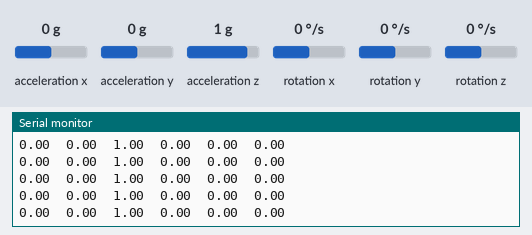
Recording of a sketch running on a simulated Arduino Nano 33 BLE. Shown: the last lines printed to the serial monitor. The test bench sets the inputs (shaded band); at power-on: acceleration x 0 g, acceleration y 0 g, acceleration z 1 g, rotation x 0 °/s, rotation y 0 °/s, rotation z 0 °/s.

Above: at 1.2 s.
1.3 s: acceleration x set to -1.4 g
At 2.0 s:
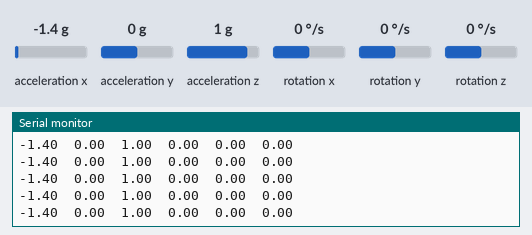
4.3 s: acceleration y set to -1.4 g
At 4.8 s:
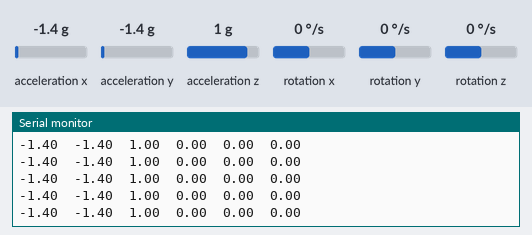
5.8 s: acceleration z set to -1.4 g
At 6.7 s:
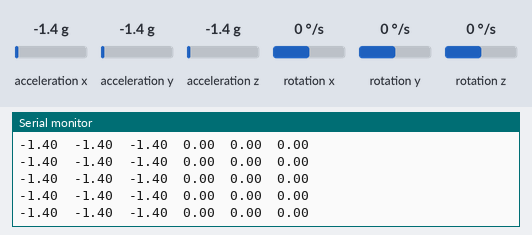

Measured:
- after the input at 1.3 s, the serial monitor: prints a new line at once (image 1)
- after the input at 4.3 s, the serial monitor: prints a new line at once (image 2)
- after the input at 5.8 s, the serial monitor: prints a new line at once (image 3)

The sketch:

IMU_collect_data.ino
```cpp
#include <Arduino_LSM9DS1.h>

void setup()
{
  Serial.begin(9600);
  // initialize the IMU
  if (!IMU.begin()) {
    Serial.println("Failed to initialize IMU!");
    while (1);
  }

  // print out the samples rates of the IMUs
  Serial.print("Accelerometer sample rate = ");
  Serial.print(IMU.accelerationSampleRate());
  Serial.println(" Hz");
  Serial.print("Gyroscope sample rate = ");
  Serial.print(IMU.gyroscopeSampleRate());
  Serial.println(" Hz");

  Serial.println();
}

void loop()
{
  float aX, aY, aZ, gX, gY, gZ;
  if (IMU.accelerationAvailable() && IMU.gyroscopeAvailable())
  {
      // read the acceleration and gyroscope data
      IMU.readAcceleration(aX, aY, aZ);
      IMU.readGyroscope(gX, gY, gZ);

      Serial.print(aX);
      Serial.print('\t');
      Serial.print(aY);
      Serial.print('\t');
      Serial.print(aZ);
      Serial.print('\t');
      Serial.print(gX);
      Serial.print('\t');
      Serial.print(gY);
      Serial.print('\t');
      Serial.println(gZ);
  }


}
```
